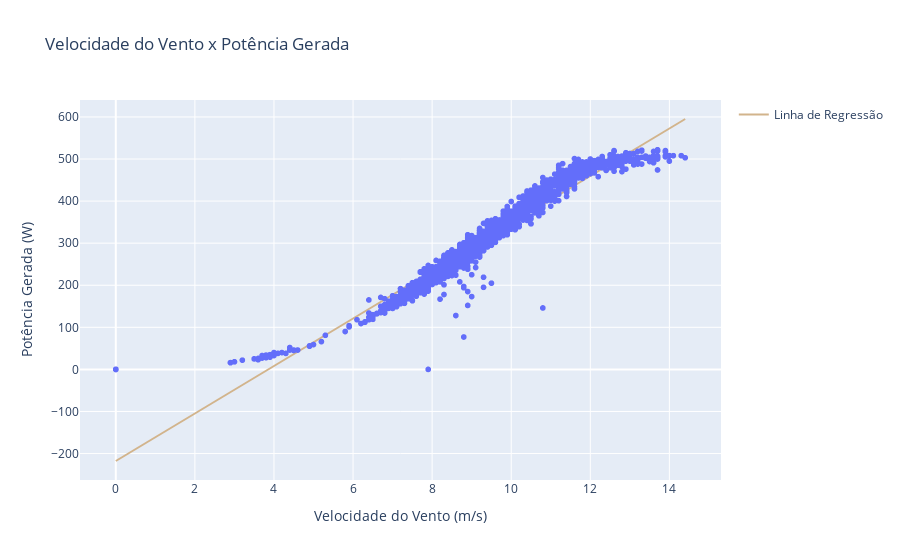

The cell this chart's notebook holds for it:
### Code cell
# Adicionando a linha de regressão ao gráfico
fig.add_trace(
    go.Scatter(
        x=x_pred.flatten(),
        y=y_pred.flatten(),
        mode='lines',
        name='Linha de Regressão',
        line={'color':'tan'}
    )
)

### Figure 1 — Plotly figure (JSON) as saved in the notebook; plotly's stock layout.template omitted (floating-point values rounded to 4 significant figures; data arrays with more than 128 entries replaced by an {"elided": "..."} marker saying what was removed)
{"data": [{"hovertemplate": "Velocidade do Vento (m/s)=%{x}<br>Potência Gerada (W)=%{y}<extra></extra>", "legendgroup": "", "marker": {"color": "#636efa", "symbol": "circle"}, "mode": "markers", "name": "", "showlegend": false, "type": "scattergl", "x": {"elided": "2250 float values"}, "xaxis": "x", "y": {"elided": "2250 int values"}, "yaxis": "y"}, {"line": {"color": "tan"}, "mode": "lines", "name": "Linha de Regressão", "type": "scatter", "x": [0, 0.1455, 0.2909, 0.4364, 0.5818, 0.7273, 0.8727, 1.018, 1.164, 1.309, 1.455, 1.6, 1.745, 1.891, 2.036, 2.182, 2.327, 2.473, 2.618, 2.764, 2.909, 3.055, 3.2, 3.345, 3.491, 3.636, 3.782, 3.927, 4.073, 4.218, 4.364, 4.509, 4.655, 4.8, 4.945, 5.091, 5.236, 5.382, 5.527, 5.673, 5.818, 5.964, 6.109, 6.255, 6.4, 6.545, 6.691, 6.836, 6.982, 7.127, 7.273, 7.418, 7.564, 7.709, 7.855, 8, 8.145, 8.291, 8.436, 8.582, 8.727, 8.873, 9.018, 9.164, 9.309, 9.455, 9.6, 9.745, 9.891, 10.04, 10.18, 10.33, 10.47, 10.62, 10.76, 10.91, 11.05, 11.2, 11.35, 11.49, 11.64, 11.78, 11.93, 12.07, 12.22, 12.36, 12.51, 12.65, 12.8, 12.95, 13.09, 13.24, 13.38, 13.53, 13.67, 13.82, 13.96, 14.11, 14.25, 14.4], "y": [-217.7, -209.5, -201.3, -193.1, -184.9, -176.6, -168.4, -160.2, -152.0, -143.8, -135.6, -127.4, -119.2, -111.0, -102.8, -94.54, -86.33, -78.12, -69.91, -61.7, -53.49, -45.28, -37.07, -28.86, -20.65, -12.44, -4.23, 3.98, 12.19, 20.4, 28.61, 36.82, 45.03, 53.24, 61.45, 69.66, 77.87, 86.08, 94.29, 102.5, 110.7, 118.9, 127.1, 135.3, 143.6, 151.8, 160.0, 168.2, 176.4, 184.6, 192.8, 201.0, 209.2, 217.4, 225.7, 233.9, 242.1, 250.3, 258.5, 266.7, 274.9, 283.1, 291.3, 299.5, 307.8, 316.0, 324.2, 332.4, 340.6, 348.8, 357.0, 365.2, 373.4, 381.6, 389.9, 398.1, 406.3, 414.5, 422.7, 430.9, 439.1, 447.3, 455.5, 463.7, 472.0, 480.2, 488.4, 496.6, 504.8, 513.0, 521.2, 529.4, 537.6, 545.8, 554.1, 562.3, 570.5, 578.7, 586.9, 595.1]}], "layout": {"legend": {"tracegroupgap": 0}, "title": {"text": "Velocidade do Vento x Potência Gerada"}, "xaxis": {"anchor": "y", "domain": [0, 1], "title": {"text": "Velocidade do Vento (m/s)"}}, "yaxis": {"anchor": "x", "domain": [0, 1], "title": {"text": "Potência Gerada (W)"}}}}
